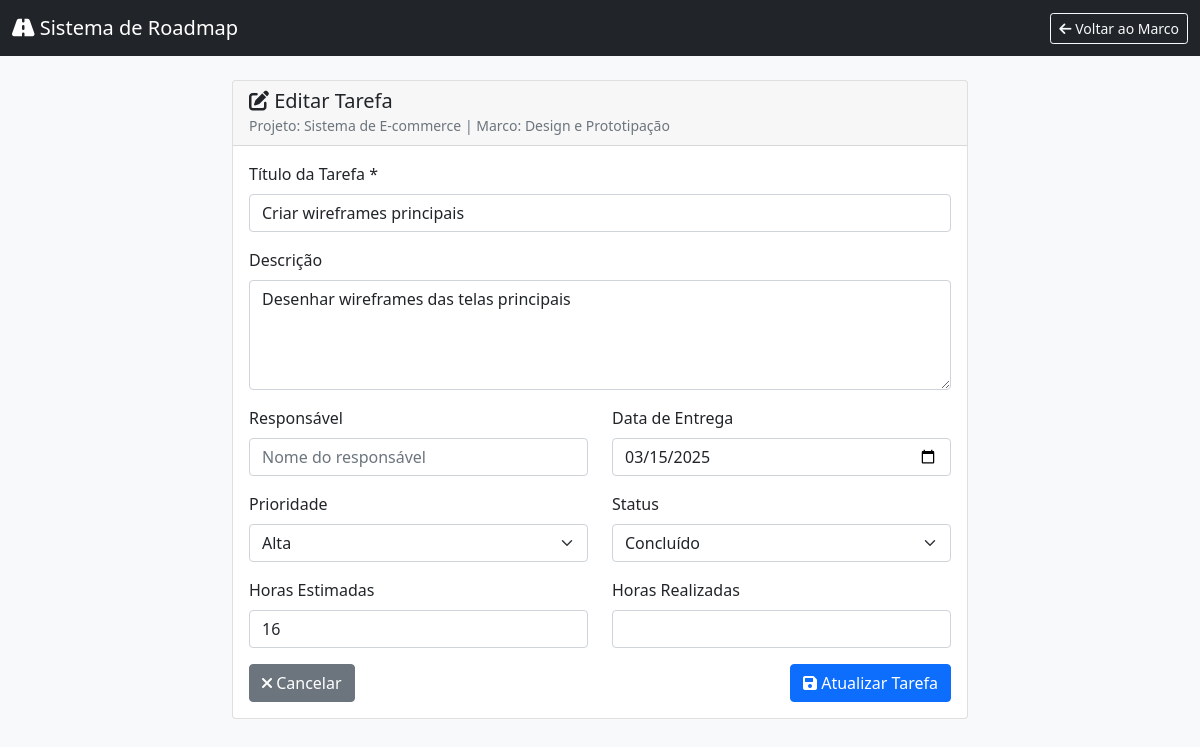
The page /tarefa_form.php?id=1 on the database its author committed.
### tables this page shows
CREATE TABLE milestones (
                            id INT AUTO_INCREMENT PRIMARY KEY,
                            project_id INT NOT NULL,
                            title VARCHAR(255) NOT NULL,
                            description TEXT,
                            due_date DATE,
                            status ENUM('pendente', 'em_progresso', 'concluido', 'atrasado') DEFAULT 'pendente',
                            priority ENUM('baixa', 'media', 'alta', 'critica') DEFAULT 'media',
                            progress INT DEFAULT 0,  
                            created_at TIMESTAMP DEFAULT CURRENT_TIMESTAMP,
                            updated_at TIMESTAMP DEFAULT CURRENT_TIMESTAMP ON UPDATE CURRENT_TIMESTAMP,
                            FOREIGN KEY (project_id) REFERENCES projects(id) ON DELETE CASCADE
);

CREATE TABLE projects (
                          id INT AUTO_INCREMENT PRIMARY KEY,
                          name VARCHAR(255) NOT NULL,
                          description TEXT,
                          start_date DATE,
                          end_date DATE,
                          status ENUM('planejamento', 'em_andamento', 'pausado', 'concluido') DEFAULT 'planejamento',
                          created_at TIMESTAMP DEFAULT CURRENT_TIMESTAMP,
                          updated_at TIMESTAMP DEFAULT CURRENT_TIMESTAMP ON UPDATE CURRENT_TIMESTAMP
);

CREATE TABLE tasks (
                       id INT AUTO_INCREMENT PRIMARY KEY,
                       milestone_id INT NOT NULL,
                       title VARCHAR(255) NOT NULL,
                       description TEXT,
                       assigned_to VARCHAR(100),
                       due_date DATE,
                       status ENUM('pendente', 'em_progresso', 'concluido') DEFAULT 'pendente',
                       priority ENUM('baixa', 'media', 'alta', 'critica') DEFAULT 'media',
                       estimated_hours INT,
                       actual_hours INT,
                       created_at TIMESTAMP DEFAULT CURRENT_TIMESTAMP,
                       updated_at TIMESTAMP DEFAULT CURRENT_TIMESTAMP ON UPDATE CURRENT_TIMESTAMP,
                       FOREIGN KEY (milestone_id) REFERENCES milestones(id) ON DELETE CASCADE
);

### tarefa_form.php (the view, shortened to what this page needs)
<?php
require_once 'config.php';
$editing = isset($_GET['id']);
$marco_id = $_GET['marco_id'] ?? null;
$tarefa = null;
if ($editing) {
    $stmt = $db->prepare("SELECT t.*, m.title as milestone_title, m.project_id FROM tasks t JOIN milestones m ON t.milestone_id = m.id WHERE t.id = ?");
    $stmt->execute([$_GET['id']]);
    $tarefa = $stmt->fetch(PDO::FETCH_ASSOC);
    $marco_id = $tarefa['milestone_id'];
} elseif (!$marco_id) {
    header('Location: index.php');
    exit;
}
$stmt = $db->prepare("SELECT m.*, p.name as project_name FROM milestones m JOIN projects p ON m.project_id = p.id WHERE m.id = ?");
$stmt->execute([$marco_id]);
$marco = $stmt->fetch(PDO::FETCH_ASSOC);
?>
<!DOCTYPE html>
<html lang="pt-BR">
<head>
    <link href="https://cdn.jsdelivr.net/npm/bootstrap@5.1.3/dist/css/bootstrap.min.css" rel="stylesheet">
    <link href="https://cdnjs.cloudflare.com/ajax/libs/font-awesome/6.0.0/css/all.min.css" rel="stylesheet">
</head>
<body class="bg-light">
<nav class="navbar navbar-dark bg-dark">
    <div class="container-fluid">
        <a href="index.php" class="navbar-brand">
            <i class="fas fa-road"></i> Sistema de Roadmap
        </a>
        <a href="marco_detalhes.php?id=<?= $marco_id ?>" class="btn btn-outline-light btn-sm">
            <i class="fas fa-arrow-left"></i> Voltar ao Marco
        </a>
    </div>
</nav>
<div class="container mt-4">
    <div class="row justify-content-center">
        <div class="col-lg-8">
            <div class="card">
                <div class="card-header">
                    <h5 class="mb-0">
                        <i class="fas fa-<?= $editing ? 'edit' : 'plus' ?>"></i>
                        <?= $editing ? 'Editar Tarefa' : 'Nova Tarefa' ?>
                    </h5>
                    <small class="text-muted">
                        Projeto: <?= htmlspecialchars($marco['project_name']) ?> |
                        Marco: <?= htmlspecialchars($marco['title']) ?>
                    </small>
                </div>
                <div class="card-body">
                    <form method="POST">
                        <div class="mb-3">
                            <label for="title" class="form-label">Título da Tarefa *</label>
                            <input type="text" class="form-control" id="title" name="title"
                                   value="<?= htmlspecialchars($tarefa['title'] ?? '') ?>" required>
                        </div>
                        <div class="mb-3">
                            <label for="description" class="form-label">Descrição</label>
                            <textarea class="form-control" id="description" name="description" rows="4"
                                      placeholder="Descreva o que precisa ser feito..."><?= htmlspecialchars($tarefa['description'] ?? '') ?></textarea>
                        </div>
                        <div class="row">
                            <div class="col-md-6">
                                <div class="mb-3">
                                    <label for="assigned_to" class="form-label">Responsável</label>
                                    <input type="text" class="form-control" id="assigned_to" name="assigned_to"
                                           value="<?= htmlspecialchars($tarefa['assigned_to'] ?? '') ?>"
                                           placeholder="Nome do responsável">
                                </div>
                            </div>
                            <div class="col-md-6">
                                <div class="mb-3">
                                    <label for="due_date" class="form-label">Data de Entrega</label>
                                    <input type="date" class="form-control" id="due_date" name="due_date"
                                           value="<?= $tarefa['due_date'] ?? '' ?>">
                                </div>
                            </div>
                        </div>
                        <div class="row">
                            <div class="col-md-6">
                                <div class="mb-3">
                                    <label for="priority" class="form-label">Prioridade</label>
                                    <select class="form-select" id="priority" name="priority">
                                        <option value="alta" <?= ($tarefa['priority'] ?? '') == 'alta' ? 'selected' : '' ?>>
                                            Alta
                                        </option>
                                    </select>
                                </div>
                            </div>
                            <div class="col-md-6">
                                <div class="mb-3">
                                    <label for="status" class="form-label">Status</label>
                                    <select class="form-select" id="status" name="status">
                                        <option value="concluido" <?= ($tarefa['status'] ?? '') == 'concluido' ? 'selected' : '' ?>>
                                            Concluído
                                        </option>
                                    </select>
                                </div>
                            </div>
                        </div>
                        <div class="row">
                            <div class="col-md-6">
                                <div class="mb-3">
                                    <label for="estimated_hours" class="form-label">Horas Estimadas</label>
                                    <input type="number" class="form-control" id="estimated_hours" name="estimated_hours"
                                           value="<?= $tarefa['estimated_hours'] ?? '' ?>" min="0" step="0.5">
                                </div>
                            </div>
                            <div class="col-md-6">
                                <div class="mb-3">
                                    <label for="actual_hours" class="form-label">Horas Realizadas</label>
                                    <input type="number" class="form-control" id="actual_hours" name="actual_hours"
                                           value="<?= $tarefa['actual_hours'] ?? '' ?>" min="0" step="0.5">
                                </div>
                            </div>
                        </div>
                        <div class="d-flex justify-content-between">
                            <a href="marco_detalhes.php?id=<?= $marco_id ?>" class="btn btn-secondary">
                                <i class="fas fa-times"></i> Cancelar
                            </a>
                            <button type="submit" class="btn btn-primary">
                                <i class="fas fa-save"></i>
                                <?= $editing ? 'Atualizar' : 'Criar' ?> Tarefa
                            </button>
                        </div>
                    </form>
                </div>
            </div>
        </div>
    </div>
</div>
</body>
</html>

### rows shown on the page
milestones: project.name "Sistema de E-commerce", title "Design e Prototipação"
tasks: title "Criar wireframes principais", description "Desenhar wireframes das telas principais", due_date "03/15/2025", priority "Alta", status "Concluído", estimated_hours "16"
